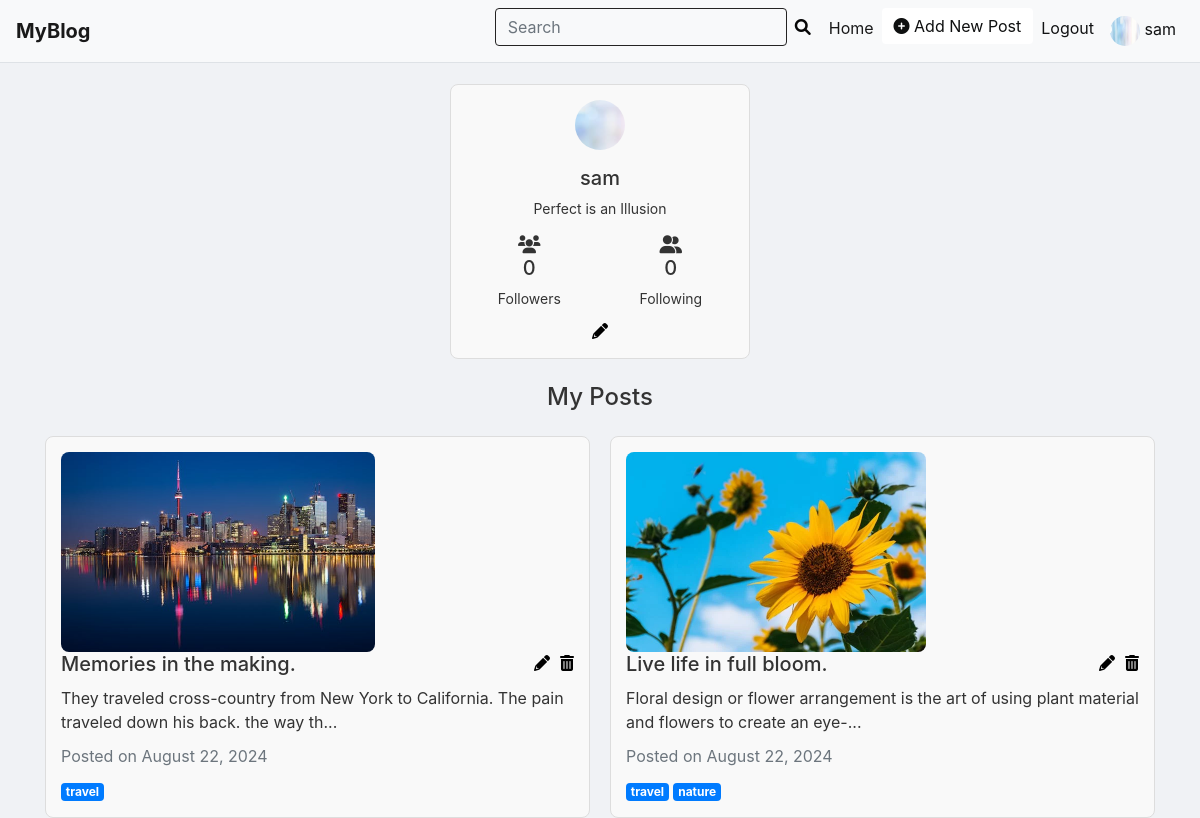
/myprofile (signed in), run on the app's committed database.
### blog/models.py (models this page shows, shortened)
class User(AbstractUser):
    phone_number = models.CharField(max_length=10, null=True, blank=True)
    bio = models.TextField(null=True,blank=True)
    profile_pic = models.ImageField(upload_to="media/profile-pics/", null=True, blank=True,)

class Post(models.Model):
    title = models.CharField(max_length=100)
    content = models.TextField()
    author = models.ForeignKey(User, on_delete=models.CASCADE)
    tag=models.CharField(max_length=50,blank=True, null=True)
    image = models.ImageField(upload_to='post_images/', blank=True, null=True)
    created_at = models.DateTimeField(auto_now_add=True)
    updated_at = models.DateTimeField(auto_now=True)
    is_available = models.BooleanField(default=True)

### blog/views.py (the view)
# urls.py: path('myprofile', views.myprofile, name='myprofile'),
@login_required
@never_cache
def myprofile(request):
    user = request.user
    posts = Post.objects.filter(author=user,is_available=True).order_by('-created_at')
    posts_with_tags = []
    for post in posts:
        post_tags = post.tag.split(",") if post.tag else []
        posts_with_tags.append({
            'post': post,
            'tags': post_tags
        })
    followers_count = 0  # Replace with actual count if you have a followers model
    following_count = 0  # Replace with actual count if you have a following model
    context = {
        'user': user,
        'posts_with_tags': posts_with_tags,
        'followers_count': followers_count,
        'following_count': following_count,
    }
    return render(request, 'myprofile.html', context)

### templates/myprofile.html (shortened to what this page needs)
{% extends "layout/base.html" %}
{% load static %}
{% block extra_css %}
<link rel="stylesheet" href="https://cdnjs.cloudflare.com/ajax/libs/font-awesome/6.0.0-beta3/css/all.min.css">
{% endblock %}
{% block content %}
<div class="container mt-4">
    <div class="row">
        <div class="col-md-12">
            <div class="profile-card mb-4">
                <div class="text-center">
                    <div class="profile-img">
                        <img src="{% if user.profile_pic %}{{ user.profile_pic.url }}{% else %}https://api.dicebear.com/9.x/initials/svg?seed={{ user.username }}{% endif %}" style="width: 50px; height: 50px; object-fit: cover"alt="Profile Image" class="img-fluid rounded-circle">
                    </div>
                    <h3 class="mt-3">{{ user.username }}</h3>
                    <p>{{ user.bio }}</p>
                    <div class="d-flex justify-content-around mt-3">
                        <div>
                            <i class="fas fa-users"></i>
                            <h5>{{ followers_count }}</h5>
                            <p>Followers</p>
                        </div>
                        <div>
                            <i class="fas fa-user-friends"></i>
                            <h5>{{ following_count }}</h5>
                            <p>Following</p>
                        </div>
                    </div>
                    <a href="{% url 'update_profile' %}" class="edit-icon" title="Edit Profile">
                        <i class="fas fa-pencil-alt"></i>
                    </a>
                </div>
            </div>
        </div>
    </div>
    <div class="row">
        <div class="col-md-12">
            <h4 class="mb-4" style="text-align: center;">My Posts</h4>
            <div class="post-list">
                {% for post_with_tags in posts_with_tags %}
                <div class="post-card">
                    {% if post_with_tags.post.image %}
                    <img src="{{ post_with_tags.post.image.url }}" alt="Post Image">
                    {% endif %}
                    <h5>{{ post_with_tags.post.title }}
                        <span class="post-actions">
                            <a href="{% url 'edit_post' post_with_tags.post.id %}" class="edit-icon" title="Edit">
                                <i class="fas fa-pencil-alt"></i>
                            </a>
                            <a href="{% url 'delete_post' post_with_tags.post.id %}" class="delete-icon" title="Delete" onclick="return confirm('Are you sure you want to delete this post?');">
                                <i class="fas fa-trash-alt"></i>
                            </a>
                        </span>
                    </h5>
                    <p>{{ post_with_tags.post.content|slice:":100" }}{% if post_with_tags.post.content|length > 100 %}...{% endif %}</p>
                    <p class="text-muted">Posted on {{ post_with_tags.post.created_at|date:"F j, Y" }}</p>
                    <div class="tags">
                        {% for tag in post_with_tags.tags %}
                        <span class="badge badge-primary">{{ tag }}</span>
                        {% endfor %}
                    </div>
                </div>
                {% empty %}
                <p>No posts yet.</p>
                {% endfor %}
            </div>
        </div>
    </div>
</div>
{% endblock %}

### templates/layout/header.html
{% load static %}
<nav class="navbar navbar-expand-lg navbar-light bg-light">
    <a class="navbar-brand" href="{% url 'index' %}" class="nav-icon-text">
       </i> <b>MyBlog</b>
    </a>
    <div class="collapse navbar-collapse">
        <ul class="navbar-nav ml-auto">
<li class="nav-item">
    <form class="form-inline" action="{% url 'search_results' %}" method="GET">
        <input class="form-control mr-sm-2" type="search" placeholder="Search" aria-label="Search" name="q">
        <button type="submit">
            <i class="fas fa-search"></i>
        </button>
    </form>
</li>
            <li class="nav-item active">
                <a class="nav-link" href="{% url 'user' %}">Home</a>
            </li>
            <li class="nav-item">
                <a href="{% url 'addpost' %}" class="btn add-post-btn">
                    <i class="fas fa-plus-circle"></i> Add New Post
                </a>
            </li>
            <li class="nav-item">
                <a class="nav-link" href="{% url 'logout' %}">Logout</a>
            </li>
            <li class="nav-item">
                <a class="nav-link" href="{% url 'myprofile' %}">
                    {% if user.profile_pic %}
                        <img src="{{ user.profile_pic.url }}" alt="User Image" class="rounded-circle" width="30" height="30">
                    {% else %}
                        <span class="rounded-circle" style="display: inline-block; width: 30px; height: 30px; background-color: #ddd; text-align: center; line-height: 30px;">
                            <i class="fas fa-user" style="color: #777;"></i>
                        </span>
                    {% endif %}
                    <span>{{ user.username }}</span>
                </a>
            </li>
        </ul>
    </div>
</nav>

### templates/layout/base.html (style rules this page uses)
body { background-color: #f0f2f5; color: #333; padding-top: 60px; }
.navbar { margin-bottom: 20px; position: fixed; width: 100%; top: 0; z-index: 1030; background-color: #ffffff; border-bottom: 1px solid #dee2e6; }
.navbar-nav { margin-left: auto; }
.navbar-nav .nav-item .nav-link { color: #111213; font-weight: normal; transition: color 0.3s ease; }
.navbar-nav .nav-item .btn.add-post-btn { background-color: #ffffff; color: #0f1010; border: none; font-weight: normal; transition: color 0.3s ease; }
.navbar .form-inline button { margin-left: -10px; background: none; border: none; color: #070707; padding: 5px 10px; }
.navbar .form-inline { display: flex; align-items: center; }
.navbar .form-inline .form-control { background-color: transparent; color: #0b0a0a; border: 1px solid #242323; padding-right: 30px; }

### templates/myprofile.html (style rules this page uses)
.profile-card { border: 1px solid #ddd; padding: 15px; border-radius: 8px; background-color: #f9f9f9; margin-bottom: 20px; max-width: 300px; margin: 0 auto; }
.profile-card h3 { margin-top: 10px; font-size: 20px; }
.profile-card p { font-size: 14px; margin-bottom: 10px; }
.profile-card img { width: 100px; height: 100px; object-fit: cover; }
.profile-card .d-flex { gap: 15px; }
.profile-card .d-flex div { font-size: 14px; }
.profile-card .d-flex i { font-size: 18px; }
.post-list { display: flex; flex-wrap: wrap; gap: 20px; justify-content: space-between; }
.post-card { border: 1px solid #ddd; padding: 15px; border-radius: 8px; background-color: #f9f9f9; width: calc(50% - 10px); }
.post-card img { max-width: 100%; height: auto; border-radius: 8px; max-height: 200px; object-fit: cover; }
.post-card h5 { margin-top: 0; display: flex; justify-content: space-between; align-items: center; }
.post-card p { margin: 10px 0; }
.edit-icon, .delete-icon { color: #000; text-decoration: none; font-size: 16px; }
.post-actions { display: flex; gap: 10px; }

### data on the page
User: profile_pic (picture), username "sam", bio "Perfect is an Illusion"
Post: post.image (picture), post "Memories in the making.", post.content "They traveled cross-country from New York to California. The pain traveled down his back. the way th", post.created_at "August 22, 2024", tags "travel"
Post: post.image (picture), post "Live life in full bloom.", post.content "Floral design or flower arrangement is the art of using plant material and flowers to create an eye-", post.created_at "August 22, 2024", tags "travel" "nature"

### other printed values
{{ followers_count }} "0"
{{ following_count }} "0"
